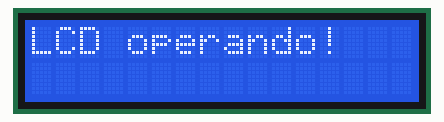
Simulated run of this sketch. Board: Arduino Uno, built with avr-gcc and run on an emulated ATmega328P. Shown: 16×2 character LCD. What the sketch prints to the serial monitor is not drawn.

Above: at 0.1 s.
At 1.24 s:
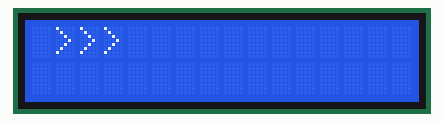
At 2.31 s:
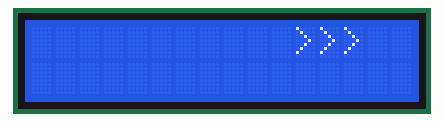
At 3.48 s:
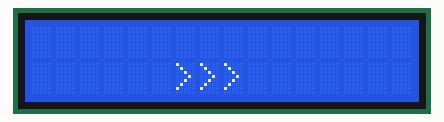
At 4.6 s:
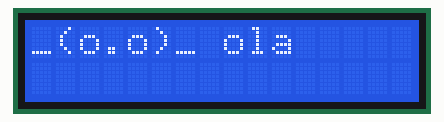
At 5.99 s:
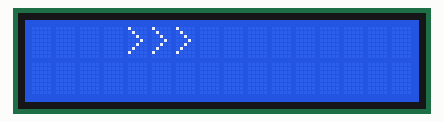

Measured:
- by itself, everything shown: repeats every 4.4 s, in 33 steps
- what the display in image 4 shows lasts 1.0 s, from 4.5 s to 5.5 s

The sketch:

lcd-i2c.ino
```cpp
#include <Wire.h>
#include <LiquidCrystal_I2C.h>

// Inicialização da tela LCD
// parâmetros: endereço I2C, número de colunas e número de linhas da tela
// nota: acompanhe o monitor serial para ver a porta I2C
// nota2: busquei bons modos de não precisar setar o valor do endereço
// manualmente, mas isso obrigaria a declarar a tela lcd duas vezes ou,
// então, declarar no loop (o que parece péssimo).
#define lcd_n_col 16      // define o numero de colunas do display utilizado
#define lcd_n_lin 2       // define o numero de linhas do display utilizado
#define endereco_i2c 0x27 // endereço I2c (veja função obterEnderecoI2C)
LiquidCrystal_I2C lcd(endereco_i2c, lcd_n_col, lcd_n_lin);

int obterEnderecoI2C()
{
  Wire.begin();
  byte erro, endereco;
  int n_dispositivos = 0;
  for (endereco = 1; endereco < 127; endereco++)
  {
    Wire.beginTransmission(endereco);
    erro = Wire.endTransmission();
    if (erro == 0)
    {
      n_dispositivos++;
      return endereco;
    }
    else if (erro == 4)
    {
      Serial.println("Erro ao obter informação da conexão.");
      Serial.println("A rotina será interrompida.");
      exit(1);
    }
  }

  if (n_dispositivos == 0)
  {
    Serial.println("Nenhum dispositivo I2C encontrado.");
    Serial.println("A rotina será interrompida.");
    exit(1);
  }
}

void setup()
{
  Serial.begin(9600);
  while (!Serial)
    ;

  // #################################################################################
  // Identificação da porta I2C
  // #################################################################################
  Serial.println("I2C Scanner");
  int endereco = obterEnderecoI2C();
  Serial.print("Endereço I2C (HEX): 0x");
  Serial.println(endereco, HEX);

  // #################################################################################
  // Uso da tela
  // #################################################################################
  lcd.init();                 // inicia a comunicação com o display já conectado
  lcd.backlight();            // liga a luz do display
  lcd.clear();                // limpa a tela do display
  lcd.setCursor(0, 0);        // seta a posição inicial do cursor antes de desenhar
  lcd.print("LCD operando!"); // desenha os caractetes (não renderiza acentos)
  delay(1000);
}

void loop()
{
  lcd.clear();
  int linha, coluna;
  for (linha = 0; linha < 2; linha++)
  {
    for (coluna = 0; coluna < 16; coluna++)
    {
      lcd.setCursor(coluna, linha);
      lcd.print(">>>");
      delay(100);
      lcd.clear();
    }
  }

  lcd.setCursor(0, 0);
  lcd.print("_(o.o)_ ola");
  delay(1000);
}
```
